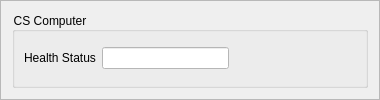
              <widget class="QFrame" name="frame_12">
               <property name="minimumSize">
                <size>
                 <width>380</width>
                 <height>0</height>
                </size>
               </property>
               <property name="frameShape">
                <enum>QFrame::StyledPanel</enum>
               </property>
               <property name="frameShadow">
                <enum>QFrame::Raised</enum>
               </property>
               <layout class="QVBoxLayout" name="verticalLayout_8">
                <item>
                 <widget class="QGroupBox" name="CSC_gb_12">
                  <property name="minimumSize">
                   <size>
                    <width>350</width>
                    <height>0</height>
                   </size>
                  </property>
                  <property name="font">
                   <font>
                    <italic>false</italic>
                    <underline>false</underline>
                   </font>
                  </property>
                  <property name="autoFillBackground">
                   <bool>false</bool>
                  </property>
                  <property name="styleSheet">
                   <string notr="true">border-color: rgb(255, 255, 255);
color: rgb(0, 0, 0);
border-width:3px
</string>
                  </property>
                  <property name="title">
                   <string>CS Computer</string>
                  </property>
                  <property name="flat">
                   <bool>false</bool>
                  </property>
                  <property name="checkable">
                   <bool>false</bool>
                  </property>
                  <layout class="QGridLayout" name="gridLayout_26">
                   <item row="0" column="0">
                    <layout class="QHBoxLayout" name="horizontalLayout_34">
                     <item>
                      <widget class="QLabel" name="label_47">
                       <property name="styleSheet">
                        <string notr="true">color: rgb(0, 0, 0);</string>
                       </property>
                       <property name="text">
                        <string>Health Status</string>
                       </property>
                      </widget>
                     </item>
                     <item>
                      <widget class="QLineEdit" name="CSC_H_LE">
                       <property name="styleSheet">
                        <string notr="true">background-color: rgb(255, 255, 255);</string>
                       </property>
                      </widget>
                     </item>
                     <item>
                      <spacer name="horizontalSpacer_17">
                       <property name="orientation">
                        <enum>Qt::Horizontal</enum>
                       </property>
                       <property name="sizeHint" stdset="0">
                        <size>
                         <width>108</width>
                         <height>20</height>
                        </size>
                       </property>
                      </spacer>
                     </item>
                    </layout>
                   </item>
                  </layout>
                 </widget>
                </item>
               </layout>
              </widget>
